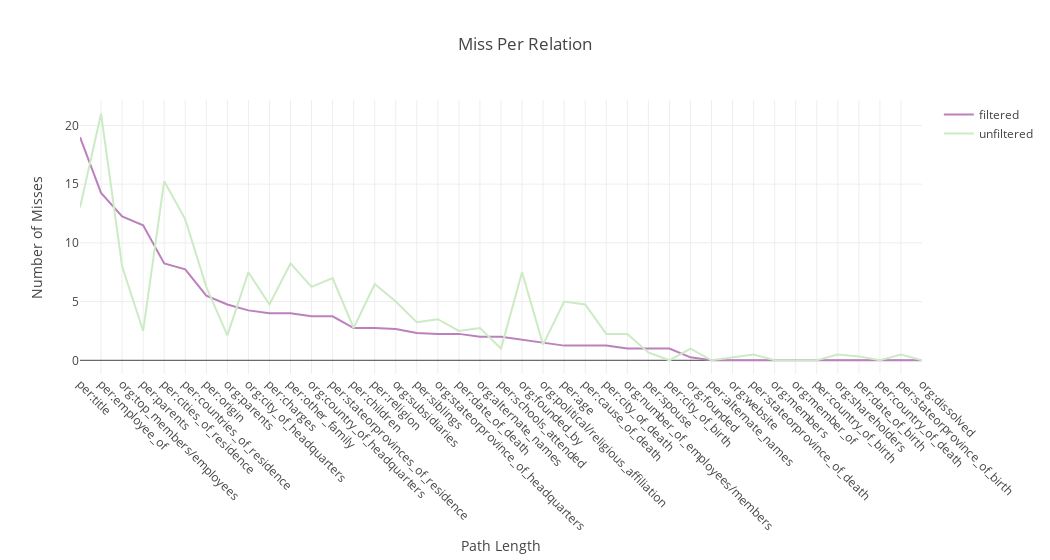

Notebook source saved alongside this figure:
### Code cell
# sort relations ..
relations = sorted(avg_filtered_misses_by_relation,key=avg_filtered_misses_by_relation.get, reverse=True)


scatter1 = go.Scatter(
    x=[relation for relation in relations], 
    y=[avg_filtered_misses_by_relation[relation] for relation in relations],
    mode='lines',
    name='filtered',
    marker = dict(color='#BC80BD')
    
)

scatter2= go.Scatter(
    x=[relation for relation in relations], 
    y=[avg_unfiltered_misses_by_relation[relation] for relation in relations],
    mode='lines',
    name='unfiltered',
    marker = dict(color='#CCEBC5')

)


layout = go.Layout(
    title='Miss Per Relation',
    xaxis_title="Path Length",
    yaxis_title="Number of Misses",        
    barmode='overlay',
    width=1050,
    xaxis = go.layout.XAxis(
        tickangle = 45,
        automargin = True
    )
)

fig = go.Figure(data=[scatter1,scatter2], layout=layout)


fig.show()

### Figure 1 — Plotly figure (JSON) as saved in the notebook; plotly's stock layout.template omitted (floating-point values rounded to 4 significant figures)
{"data": [{"marker": {"color": "#BC80BD"}, "mode": "lines", "name": "filtered", "type": "scatter", "uid": "6ad7ccff-1952-49ae-9496-3b251ae8b4ec", "x": ["per:title", "per:employee_of", "org:top_members/employees", "per:parents", "per:cities_of_residence", "per:countries_of_residence", "per:origin", "org:parents", "org:city_of_headquarters", "per:charges", "per:other_family", "org:country_of_headquarters", "per:stateorprovinces_of_residence", "per:children", "per:religion", "org:subsidiaries", "per:siblings", "org:stateorprovince_of_headquarters", "per:date_of_death", "org:alternate_names", "per:schools_attended", "org:founded_by", "org:political/religious_affiliation", "per:age", "per:cause_of_death", "per:city_of_death", "org:number_of_employees/members", "per:spouse", "per:city_of_birth", "org:founded", "per:alternate_names", "org:website", "per:stateorprovince_of_death", "org:members", "org:member_of", "per:country_of_birth", "org:shareholders", "per:date_of_birth", "per:country_of_death", "per:stateorprovince_of_birth", "org:dissolved"], "y": [19, 14.25, 12.25, 11.5, 8.25, 7.75, 5.5, 4.75, 4.25, 4, 4, 3.75, 3.75, 2.75, 2.75, 2.667, 2.333, 2.25, 2.25, 2, 2, 1.75, 1.5, 1.25, 1.25, 1.25, 1, 1, 1, 0.25, 0, 0, 0, 0, 0, 0, 0, 0, 0, 0, 0]}, {"marker": {"color": "#CCEBC5"}, "mode": "lines", "name": "unfiltered", "type": "scatter", "uid": "38a42703-3401-4232-9fb3-2ed52d9fc585", "x": ["per:title", "per:employee_of", "org:top_members/employees", "per:parents", "per:cities_of_residence", "per:countries_of_residence", "per:origin", "org:parents", "org:city_of_headquarters", "per:charges", "per:other_family", "org:country_of_headquarters", "per:stateorprovinces_of_residence", "per:children", "per:religion", "org:subsidiaries", "per:siblings", "org:stateorprovince_of_headquarters", "per:date_of_death", "org:alternate_names", "per:schools_attended", "org:founded_by", "org:political/religious_affiliation", "per:age", "per:cause_of_death", "per:city_of_death", "org:number_of_employees/members", "per:spouse", "per:city_of_birth", "org:founded", "per:alternate_names", "org:website", "per:stateorprovince_of_death", "org:members", "org:member_of", "per:country_of_birth", "org:shareholders", "per:date_of_birth", "per:country_of_death", "per:stateorprovince_of_birth", "org:dissolved"], "y": [13, 21, 8, 2.5, 15.25, 12, 6.25, 2.125, 7.5, 4.75, 8.25, 6.25, 7, 2.75, 6.5, 5, 3.25, 3.5, 2.5, 2.75, 1, 7.5, 1.333, 5, 4.75, 2.25, 2.25, 0.6667, 0, 1, 0, 0.25, 0.5, 0, 0, 0, 0.5, 0.3333, 0, 0.5, 0]}], "layout": {"barmode": "overlay", "title": {"text": "Miss Per Relation"}, "width": 1050, "xaxis": {"automargin": true, "tickangle": 45, "title": {"text": "Path Length"}}, "yaxis": {"title": {"text": "Number of Misses"}}}}
